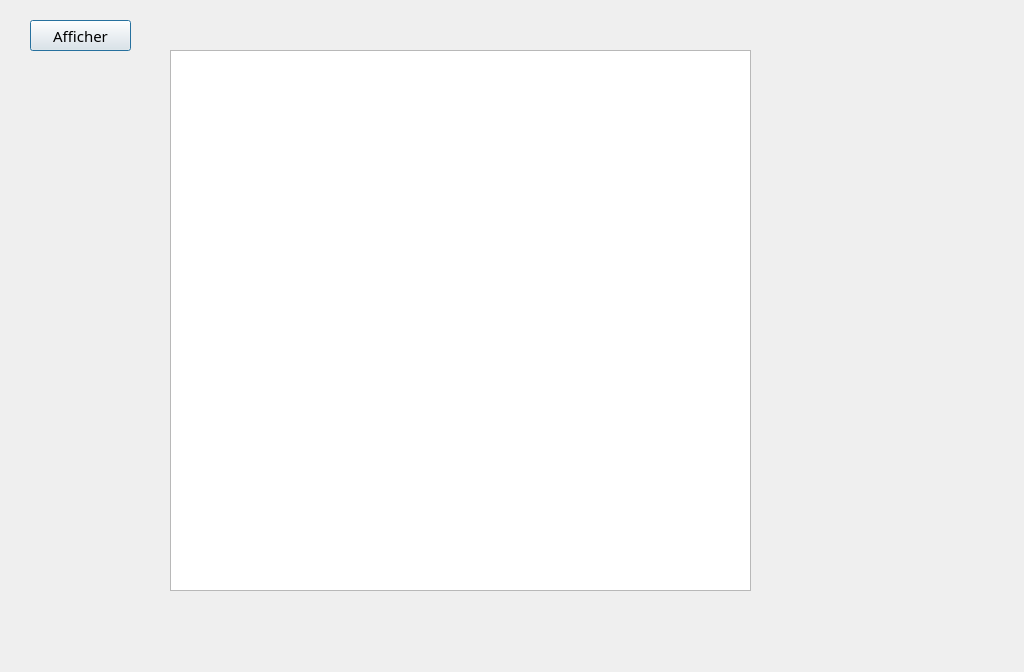
<?xml version="1.0" encoding="UTF-8"?>
<ui version="4.0">
 <class>stata</class>
 <widget class="QDialog" name="stata">
  <property name="geometry">
   <rect>
    <x>0</x>
    <y>0</y>
    <width>1024</width>
    <height>672</height>
   </rect>
  </property>
  <property name="windowTitle">
   <string>Dialog</string>
  </property>
  <widget class="QGraphicsView" name="Employe_label_Stats">
   <property name="geometry">
    <rect>
     <x>170</x>
     <y>50</y>
     <width>581</width>
     <height>541</height>
    </rect>
   </property>
   <property name="styleSheet">
    <string notr="true">font: 10pt &quot;Segoe Print&quot;;</string>
   </property>
  </widget>
  <widget class="QPushButton" name="pushButton">
   <property name="geometry">
    <rect>
     <x>30</x>
     <y>20</y>
     <width>101</width>
     <height>31</height>
    </rect>
   </property>
   <property name="font">
    <font>
     <family>Segoe Print</family>
     <pointsize>11</pointsize>
    </font>
   </property>
   <property name="text">
    <string>Afficher</string>
   </property>
  </widget>
 </widget>
 <resources/>
 <connections/>
</ui>
